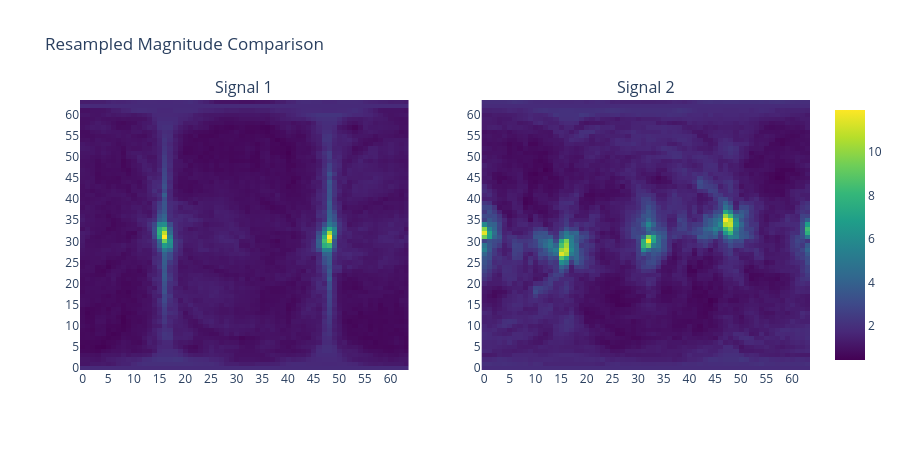

Notebook cell for this chart:
### Code cell
fig = make_subplots(rows=1, cols=2, subplot_titles=('Signal 1', 'Signal 2'))

fig.add_trace(
    go.Heatmap(z=resampled_magnitude1_matrix, colorscale='Viridis', showscale=False),
    row=1, col=1
)
fig.add_trace(
    go.Heatmap(z=resampled_magnitude2_matrix, colorscale='Viridis'),
    row=1, col=2
)

fig.update_layout(height=450, width=900, title_text='Resampled Magnitude Comparison')
fig.update_xaxes(nticks=20)
fig.update_yaxes(nticks=20)
fig.show()

### Figure 1 — Plotly figure (JSON) as saved in the notebook; plotly's stock layout.template omitted (floating-point values rounded to 4 significant figures; data arrays with more than 128 entries replaced by an {"elided": "..."} marker saying what was removed)
{"data": [{"colorscale": [[0, "#440154"], [0.1111, "#482878"], [0.2222, "#3e4989"], [0.3333, "#31688e"], [0.4444, "#26828e"], [0.5556, "#1f9e89"], [0.6667, "#35b779"], [0.7778, "#6ece58"], [0.8889, "#b5de2b"], [1, "#fde725"]], "showscale": false, "type": "heatmap", "xaxis": "x", "yaxis": "y", "z": {"elided": "64x64 float values"}}, {"colorscale": [[0, "#440154"], [0.1111, "#482878"], [0.2222, "#3e4989"], [0.3333, "#31688e"], [0.4444, "#26828e"], [0.5556, "#1f9e89"], [0.6667, "#35b779"], [0.7778, "#6ece58"], [0.8889, "#b5de2b"], [1, "#fde725"]], "type": "heatmap", "xaxis": "x2", "yaxis": "y2", "z": {"elided": "64x64 float values"}}], "layout": {"annotations": [{"font": {"size": 16}, "showarrow": false, "text": "Signal 1", "x": 0.225, "xanchor": "center", "xref": "paper", "y": 1, "yanchor": "bottom", "yref": "paper"}, {"font": {"size": 16}, "showarrow": false, "text": "Signal 2", "x": 0.775, "xanchor": "center", "xref": "paper", "y": 1, "yanchor": "bottom", "yref": "paper"}], "height": 450, "title": {"text": "Resampled Magnitude Comparison"}, "width": 900, "xaxis": {"anchor": "y", "domain": [0, 0.45], "nticks": 20}, "xaxis2": {"anchor": "y2", "domain": [0.55, 1], "nticks": 20}, "yaxis": {"anchor": "x", "domain": [0, 1], "nticks": 20}, "yaxis2": {"anchor": "x2", "domain": [0, 1], "nticks": 20}}}
